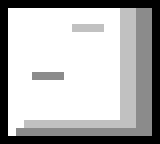

A 2D game scene composited from a Tiled map and its tileset images. What follows is a short description and the map's XML, with every tile layer's data as written:
An orthogonal 20x18 tile map with 8x8 px tiles, 1 tile layer (Background).

<map version="1.0" orientation="orthogonal" width="20" height="18" tilewidth="8" tileheight="8">
 <tileset firstgid="1" name="4-color-tileset" tilewidth="8" tileheight="8">
  <image source="4-color-tileset.png" width="32" height="8" />
 </tileset>
 <layer name="Background" width="20" height="18">
  <data encoding="csv">
2,2,2,2,2,2,2,2,2,2,2,2,2,2,2,2,2,2,2,2,
2,1,1,1,1,1,1,1,1,1,1,1,1,1,1,3,3,4,4,2,
2,1,1,1,1,1,1,1,1,1,1,1,1,1,1,3,3,4,4,2,
2,1,1,1,1,1,1,1,1,3,3,3,3,1,1,3,3,4,4,2,
2,1,1,1,1,1,1,1,1,1,1,1,1,1,1,3,3,4,4,2,
2,1,1,1,1,1,1,1,1,1,1,1,1,1,1,3,3,4,4,2,
2,1,1,1,1,1,1,1,1,1,1,1,1,1,1,3,3,4,4,2,
2,1,1,1,1,1,1,1,1,1,1,1,1,1,1,3,3,4,4,2,
2,1,1,1,1,1,1,1,1,1,1,1,1,1,1,3,3,4,4,2,
2,1,1,1,4,4,4,4,1,1,1,1,1,1,1,3,3,4,4,2,
2,1,1,1,1,1,1,1,1,1,1,1,1,1,1,3,3,4,4,2,
2,1,1,1,1,1,1,1,1,1,1,1,1,1,1,3,3,4,4,2,
2,1,1,1,1,1,1,1,1,1,1,1,1,1,1,3,3,4,4,2,
2,1,1,1,1,1,1,1,1,1,1,1,1,1,1,3,3,4,4,2,
2,1,1,1,1,1,1,1,1,1,1,1,1,1,1,3,3,4,4,2,
2,1,1,3,3,3,3,3,3,3,3,3,3,3,3,3,3,4,4,2,
2,1,4,4,4,4,4,4,4,4,4,4,4,4,4,4,4,4,4,2,
2,2,2,2,2,2,2,2,2,2,2,2,2,2,2,2,2,2,2,2
</data>
 </layer>
</map>
